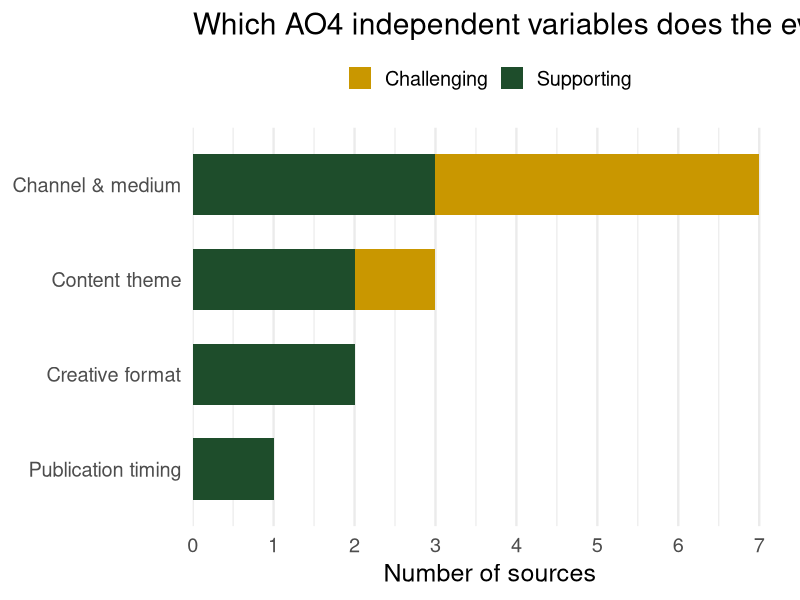

This chart was generated by the following R code:
## ---- chunk 1
#| label: setup
#| echo: false

library(tidyverse)
library(knitr)

# Evidence base coded from Progress Report 1 (Evidence Matrices A and B)
evidence <- read_csv("data/ao4_evidence.csv", show_col_types = FALSE)

# College enrollment figures from the Chapter 1 group presentation
enrollment <- tibble(
  year     = c("2015–16", "2025–26"),
  students = c(1204, 434)
)

n_sources   <- nrow(evidence)
n_support   <- sum(evidence$matrix == "Supporting")
n_challenge <- sum(evidence$matrix == "Challenging")
n_inquiry   <- sum(evidence$measures_inquiry)
n_us        <- sum(str_detect(evidence$setting, "^US"))
n_since2020 <- sum(evidence$year >= 2020)

enroll_start <- enrollment$students[1]
enroll_now   <- enrollment$students[2]
pct_change   <- round((enroll_now - enroll_start) / enroll_start * 100)
dean_goal    <- 600
gap_to_goal  <- dean_goal - enroll_now
## ---- chunk 2
#| label: coverage-chart
#| echo: true
#| code-fold: true
#| code-summary: "Show the chart code"
#| fig-width: 11
#| fig-height: 4.6
#| fig-align: center

coverage <- evidence |>
  pivot_longer(starts_with("iv_"), names_to = "iv", values_to = "covered") |>
  filter(covered) |>
  mutate(iv = recode(iv,
                     iv_channel = "Channel & medium",
                     iv_theme   = "Content theme",
                     iv_format  = "Creative format",
                     iv_timing  = "Publication timing")) |>
  count(iv, matrix)

ggplot(coverage, aes(x = n, y = fct_reorder(iv, n, .fun = sum), fill = matrix)) +
  geom_col(width = 0.65) +
  scale_fill_manual(values = c(Supporting = "#1e4d2b", Challenging = "#c99700")) +
  scale_x_continuous(breaks = 0:10, expand = expansion(mult = c(0, 0.05))) +
  labs(x = "Number of sources", y = NULL, fill = NULL,
       title = "Which AO4 independent variables does the evidence base address?") +
  theme_minimal(base_size = 18) +
  theme(legend.position = "top", panel.grid.major.y = element_blank())
## ---- chunk 3
#| label: outcomes-table
#| echo: false

evidence |>
  count(outcome_type, name = "Sources") |>
  arrange(desc(Sources)) |>
  rename(`Outcome measured` = outcome_type) |>
  kable()
## ---- chunk 4
#| label: wrangle-demo
#| echo: true
#| code-line-numbers: "|1-2|3|4-8|9"
#| output-location: fragment

evidence |>
  pivot_longer(starts_with("iv_"), names_to = "iv", values_to = "covered") |>
  filter(covered) |>
  mutate(iv = recode(iv,
                     iv_channel = "Channel & medium",
                     iv_theme   = "Content theme",
                     iv_format  = "Creative format",
                     iv_timing  = "Publication timing")) |>
  count(iv, matrix)
## ---- chunk 5
#| label: sample-table
#| echo: false

evidence |>
  arrange(matrix, year) |>
  transmute(Source = paste0(source, " (", year, ")"),
            Matrix = matrix,
            N = format(sample_n, big.mark = ","),
            Unit = sample_unit,
            Setting = setting) |>
  mutate(N = if_else(str_trim(N) == "NA", "n/r", N)) |>
  kable()
